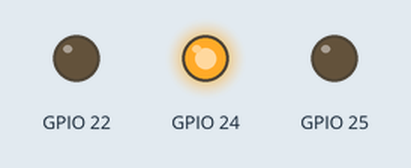
A program run on a simulated Raspberry Pi (BCM pin numbers). Parts: output pins drawn as LEDs (lit = HIGH). At 10.0 s the program stops and its outputs stay as they are.

Above: at 0.1 s.
At 2.1 s:
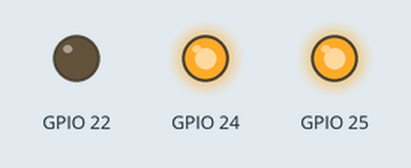
At 4.1 s:
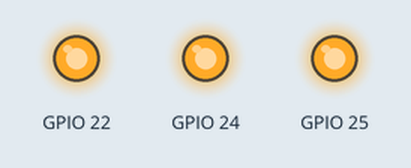
At 6.1 s:
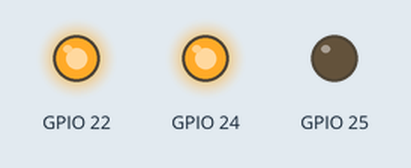
At 8.1 s:
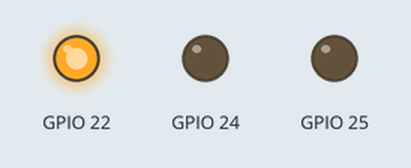
At 10.1 s:
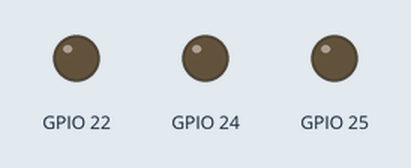
Timing chart, 0 to 11.5 s (numbered marks = the images above):
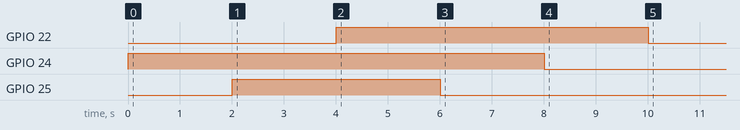

Measured:
- by itself, GPIO 22: LOW → HIGH at 4.0 s, → LOW 6.0 s later
- by itself, GPIO 24: LOW → HIGH at 0.00 s, → LOW 8.0 s later
- by itself, GPIO 25: LOW → HIGH at 2.0 s, → LOW 4.0 s later

The program:

Led.py
```python
##################################################
#
#   LED制御クラス
#
#   LEDのON/OFF制御を行う
#
#
##################################################

from Parameter import PGet
from gpiozero import LED
import time


class LedController(LED):
    error_obj = None
    warning_obj = None
    status1_obj = None
    @classmethod
    def init(cls):
        cls.error_obj = LedController(PGet().port_error)
        cls.warning_obj = LedController(PGet().port_warning)
        cls.status1_obj = LedController(PGet().port_status1)

    @classmethod
    def error(cls):
        if cls.error_obj is None:
            LedController.init()
        return cls.error_obj

    @classmethod
    def warning(cls):
        if cls.warning_obj is None:
            LedController.init()
        return cls.warning_obj

    @classmethod
    def status1(cls):
        if cls.status1_obj is None:
            LedController.init()
        return cls.status1_obj

    def __init__(self, port_no):
        super().__init__(port_no)

if __name__ == "__main__":

    error = LedController.error()
    warning = LedController.warning()
    status1 = LedController.status1()

    error.on()
    time.sleep(2)
    warning.on()
    time.sleep(2)
    status1.on()
    time.sleep(2)

    warning.off()
    time.sleep(2)
    error.off()
    time.sleep(2)
    status1.off()
```

Parameter.py
```python
##################################################
#
#   Parameter管理クラス
#   https://www.magata.net/memo/index.php?python%A4%C7%A5%B7%A5%EA%A5%A2%A5%E9%A5%A4%A5%BA%A4%C8%A5%C7%A5%B7%A5%EA%A5%A2%A5%E9%A5%A4%A5%BA
#
##################################################
import pickle
import os


def PGet():
    return Parameter.Get()


PARAMETER_FILE = 'parameter.prm'


class Parameter:
    class_object = None

    @classmethod
    def Get(cls):
        if Parameter.class_object is None:
            if os.path.exists(PARAMETER_FILE):
                cls.parameter_load()
                return Parameter.class_object
            Parameter.class_object = Parameter()
        return Parameter.class_object

    def __init__(self):
        self.__port_motorOn = 4  # Motor:Motor 駆動ポート
        self.__port_motorDir = 27  # Motor:Motor 方向ポート
        self.__port_status1 = 22  # Sequencer:起動ステータスLEDポート
        self.__port_status2 = 23  # Motor:モータ駆動中LEDポート
        self.__port_error = 24  # Motor:エラーLEDポート
        self.__port_warning = 25  # Sequencer:警告LEDポート
        self.__port_buzzer = 18  # Buzzer:ブザーポート
        self.__port_upper_sw = 5  # Sequencer:上端スイッチ
        self.__port_lower_sw = 6  # Sequencer:下端スイッチ
        self.__timer_status_led_blink = 0.5  # Motor:モータ駆動中LEDの点滅間隔(sec)
        self.__timer_stop_control = 3  # Motor:モーター停止後のインターバル(sec)
        self.__timer_chattering = 1  # Switch:スイッチのチャタ除去時間(sec)
        self.__timer_camera_interval = 2.0  # Sequence:モニター時の撮影間隔(sec)
        self.__timer_camera_stop = 5  # Sequence : モーターがOFFになってからキャプチャーを停止するまでの時間
        self.__timer_motor_on_sense = 100  # Motor:ONにしてからスイッチが入るまでの監視(sec)
        self.__timer_motor_off_sense = 4  # Motor:ONにしてからスイッチが切れるまでの監視(sec)
        self.__camera_resolution = (320, 240)  # カメラの解像度
        self.__mqtt_password = "token:token_3KgDgo0nTlZAPJbO"  # Sequence:Beebote MQTT password

    @property
    def port_motorOn(self):
        return self.__port_motorOn

    @property
    def port_motorDir(self):
        return self.__port_motorDir

    @property
    def port_status1(self):
        return self.__port_status1

    @property
    def port_status2(self):
        return self.__port_status2

    @property
    def port_error(self):
        return self.__port_error

    @property
    def port_warning(self):
        return self.__port_warning

    @property
    def port_buzzer(self):
        return self.__port_buzzer

    @property
    def port_upper_sw(self):
        return self.__port_upper_sw

    @property
    def port_lower_sw(self):
        return self.__port_lower_sw

    @property
    def timer_status_led_blink(self):
        return self.__timer_status_led_blink

    @property
    def timer_stop_control(self):
        return self.__timer_stop_control

    @property
    def timer_chattering(self):
        return self.__timer_chattering

    @property
    def timer_camera_interval(self):
        return self.__timer_camera_interval

    @property
    def timer_camera_stop(self):
        return self.__timer_camera_stop

    @property
    def timer_motor_on_sense(self):
        return self.__timer_motor_on_sense

    @property
    def timer_motor_off_sense(self):
        return self.__timer_motor_off_sense

    @property
    def camera_resolution(self):
        return self.__camera_resolution

    @property
    def mqtt_password(self):
        return self.__mqtt_password

    def parameter_save(self):
        with open(PARAMETER_FILE, "wb") as f:
            pickle.dump(self, f)

    @classmethod
    def parameter_load(cls):
        with open(PARAMETER_FILE, "rb") as f:
            Parameter.class_object = pickle.load(f)

    def debug_param_break(self):
        self.__port_motorOn = 0  # Motor:Motor 駆動ポート
        self.__port_motorDir = 1  # Motor:Motor 方向ポート
        self.__port_status1 = 2  # Sequencer:起動ステータスLEDポート
        self.__port_status2 = 3  # Motor:モータ駆動中LEDポート
        self.__port_error = 4  # Motor:エラーLEDポート
        self.__port_warning = 5  # Sequencer:警告LEDポート
        self.__port_buzzer = 6  # Buzzer:ブザーポート
        self.__port_upper_sw = 7  # Sequencer:上端スイッチ
        self.__port_lower_sw = 8  # Sequencer:下端スイッチ
        self.__timer_status_led_blink = 9  # Motor:モータ駆動中LEDの点滅間隔(sec)
        self.__timer_stop_control = 10  # Motor:モーター停止後のインターバル(sec)
        self.__timer_chattering = 11  # Switch:スイッチのチャタ除去時間(sec)
        self.__timer_camera_interval = 12  # Sequence:モニター時の撮影間隔(sec)
        self.__timer_camera_stop = 13  # Sequence : モーターがOFFになってからキャプチャーを停止するまでの時間
        self.__timer_motor_on_sense = 14  # Motor:ONにしてからスイッチが入るまでの監視(sec)
        self.__timer_motor_off_sense = 15  # Motor:ONにしてからスイッチが切れるまでの監視(sec)
        self.__camera_resolution = 16  # カメラの解像度
        self.__mqtt_password = 17  # Sequence:Beebote MQTT password


"""
if __name__ == "__main__":
    print("port_motorOn={0}".format(PGet().port_motorOn))
    print("port_motorDir={0}".format(PGet().port_motorDir))
    print("port_status1={0}".format(PGet().port_status1))
    print("port_status2={0}".format(PGet().port_status2))
    print("port_error={0}".format(PGet().port_error))
    print("port_warning={0}".format(PGet().port_warning))
    print("port_buzzer={0}".format(PGet().port_buzzer))
    print("port_upper_sw={0}".format(PGet().port_upper_sw))
    print("port_lower_sw={0}".format(PGet().port_lower_sw))
    print("timer_status_led_blink={0}".format(PGet().timer_status_led_blink))
    print("timer_stop_control={0}".format(PGet().timer_stop_control))
    print("timer_chattering={0}".format(PGet().timer_chattering))
    print("timer_camera_interval={0}".format(PGet().timer_camera_interval))
    print("timer_camera_stop={0}".format(PGet().timer_camera_stop))
    print("timer_motor_on_sense={0}".format(PGet().timer_motor_on_sense))
    print("timer_motor_off_sense={0}".format(PGet().timer_motor_off_sense))
    print("camera_resolution={0}".format(PGet().camera_resolution))
    print("mqtt_password={0}".format(PGet().mqtt_password))

    PGet().parameter_save()
    PGet().debug_param_break()
    print("BREAK")
    print("port_motorOn={0}".format(PGet().port_motorOn))
    print("port_motorDir={0}".format(PGet().port_motorDir))
    print("port_status1={0}".format(PGet().port_status1))
    print("port_status2={0}".format(PGet().port_status2))
    print("port_error={0}".format(PGet().port_error))
    print("port_warning={0}".format(PGet().port_warning))
    print("port_buzzer={0}".format(PGet().port_buzzer))
    print("port_upper_sw={0}".format(PGet().port_upper_sw))
    print("port_lower_sw={0}".format(PGet().port_lower_sw))
    print("timer_status_led_blink={0}".format(PGet().timer_status_led_blink))
    print("timer_stop_control={0}".format(PGet().timer_stop_control))
    print("timer_chattering={0}".format(PGet().timer_chattering))
    print("timer_camera_interval={0}".format(PGet().timer_camera_interval))
    print("timer_camera_stop={0}".format(PGet().timer_camera_stop))
    print("timer_motor_on_sense={0}".format(PGet().timer_motor_on_sense))
    print("timer_motor_off_sense={0}".format(PGet().timer_motor_off_sense))
    print("camera_resolution={0}".format(PGet().camera_resolution))
    print("mqtt_password={0}".format(PGet().mqtt_password))

    PGet().parameter_load()
    print("RESTORE")
    print("port_motorOn={0}".format(PGet().port_motorOn))
    print("port_motorDir={0}".format(PGet().port_motorDir))
    print("port_status1={0}".format(PGet().port_status1))
    print("port_status2={0}".format(PGet().port_status2))
    print("port_error={0}".format(PGet().port_error))
    print("port_warning={0}".format(PGet().port_warning))
    print("port_buzzer={0}".format(PGet().port_buzzer))
    print("port_upper_sw={0}".format(PGet().port_upper_sw))
    print("port_lower_sw={0}".format(PGet().port_lower_sw))
    print("timer_status_led_blink={0}".format(PGet().timer_status_led_blink))
    print("timer_stop_control={0}".format(PGet().timer_stop_control))
    print("timer_chattering={0}".format(PGet().timer_chattering))
    print("timer_camera_interval={0}".format(PGet().timer_camera_interval))
    print("timer_camera_stop={0}".format(PGet().timer_camera_stop))
    print("timer_motor_on_sense={0}".format(PGet().timer_motor_on_sense))
    print("timer_motor_off_sense={0}".format(PGet().timer_motor_off_sense))
    print("camera_resolution={0}".format(PGet().camera_resolution))
    print("mqtt_password={0}".format(PGet().mqtt_password))
"""
```
